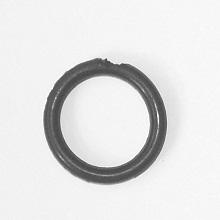
#> input picture Orings/Oring1.jpg, 220 x 220 px, given in place of Oring3.jpg, which was not available
$ python ORings.py 3
#> lines starting #> are read from the running program, lines starting #| are printed output that depends on the picture; after the words box and inside, x2 and y2 are one past the last pixel; in counts of white or black regions, pixels touching at a corner belong together; pictures that were not available may be replaced by others from this repository, and a replacement may not be noted
import cv2 as cv
import numpy as np
import time
import matplotlib.pyplot as plt
import sys
import math

#Parameters
num = int(sys.argv[1])
#Variable declarations
labelCounter = 0
colourArray = [40,80,120,160,200,240]
centerPoint = [0,0]
#For calculating average distance
outsideXValues = []
outsideYValues = []
insideXValues = []
insideYValues = []
#For labeling black values
blackCounter = 1
#For calculating if it is faulty
averageWidth = 0
averageOutsideRadius = 0
averageInsideRadius = 0

#Apply threshold and create monocolour image
def threshold(img,thresh):
    for i in range(0, img.shape[0]):
        for j in range(0, img.shape[1]):
            if img[i,j] > thresh:
                img[i,j] = 255
            else:
                img[i,j] = 0
    return img

#Draw histogram
def imhist(img):
    hist = np.zeros(256)
    for i in range(0, img.shape[0]):
        for j in range(0, img.shape[1]):
            hist[img[i,j]]+=1
    return hist

#Get threshold
def getThresh(hist):
    maxval = max(hist)
    maxIndex = np.where(hist == maxval)
    thresh = maxIndex[0] - 75
    return thresh

#Binary morpholgy
def binaryMorphology(img, type, iterations):
    copyImg = img.copy()
    for x in range(0, iterations):
        for i in range(0, img.shape[0]):
            for j in range(0, img.shape[1]):
                if img[i,j] == 255 and type == "dilate":
                    copyImg = dilate(i,j,copyImg)
                if img[i,j] == 0 and type == "expand":
                    copyImg = expand(i,j,copyImg)
    return copyImg

#Expand
def expand(i,j,img):
    xi,xj = i-1,j-1
    for x in range(xi, i+2):
        for q in range(xj, j+2):
            if(0 < x < img.shape[0] and 0 < q < img.shape[1]):
                img[x,q] = 0
    return img

#Dilate
def dilate(i,j,img):
    xi,xj = i-1,j-1
    for x in range(xi, i+2):
        for q in range(xj, j+2):
            if(0 < x < img.shape[0] and 0 < q < img.shape[1]):
                img[x,q] = 255
    return img

#Searches for white pixels
def labeling(img):
    global labelCounter
    for i in range(1, img.shape[0]):
        for j in range(1, img.shape[1]):
            if img[i,j] == 255:
               img = allConnected(i,j,img,255)
               labelCounter+=1
    return img

#Changes colour of pixel
def allConnected(i,j,img,color):
    global labelCounter
    img[i,j] = colourArray[labelCounter]
    for x in range(0, img.shape[0]):
        for y in range(0, img.shape[1]):
            if img[x,y] != 0 and checkNeighbours(x,y,img) == True:
                img[x,y] = colourArray[labelCounter]
    for x in range(img.shape[0] - 1, 0, -1):
        for y in range(img.shape[1] - 1, 0, -1):
            if img[x,y] == color and checkNeighbours(x,y,img) == True:
                img[x,y] = colourArray[labelCounter]
    for x in range(0, img.shape[0]):
        img[0,x] = colourArray[0]
    return img

#Checks all pixels around it
def checkNeighbours(i,j,img):
    xi,xj = i-1,j-1
    for x in range(xi, i+2):
        for q in range(xj, j+2):
            if(0 < x < img.shape[0] and 0 < q < img.shape[1]):
                if img[x,q] == colourArray[labelCounter]:
                    return True
    return False

#Check for connected black pixels
def connectedBlack(img):
    global blackCounter
    for x in range(0, img.shape[0]):
        for y in range(0, img.shape[1]):
            if img[x,y] == 0:
                getConnected(img, x, y)
                blackCounter += 1
    return img

#Label the black pixels
def getConnected(img, x, y):
    global blackCounter
    img[x,y] = blackCounter
    while checkForConnected(img):
        for i in range(0, img.shape[0]):
            for j in range(0, img.shape[1]):
                if img[i,j] == blackCounter:
                    colourNeighbours(img, i,j, blackCounter)
    return img

#Colour black pixels
def colourNeighbours(img, i, j, blackCounter):
    xi,xj = i-1,j-1
    for x in range(xi, i+2):
        for q in range(xj, j+2):
            if(0 < x < img.shape[0] and 0 < q < img.shape[1]):
                if img[x,q] == 0:
                    img[x,q] = blackCounter
    return img

#Check if black pixels are connected
def checkForConnected(img):
    for i in range(0, img.shape[0]):
        for j in range(0, img.shape[1]):
            if img[i,j] == blackCounter:
                xi,xj = i-1,j-1
                for x in range(xi, i+2):
                    for q in range(xj, j+2):
                        if(0 < x < img.shape[0] and 0 < q < img.shape[1]):
                            if img[x,q] == 0:
                                return True
    return False

#Remove the outlier
def removeOutliers(img):
    surroundColour = 0
    for i in range(0, img.shape[0]):
        for j in range(0, img.shape[1]):
            if img[i,j] == 2:
                if surroundColour == 0:
                    surroundColour = getSurrounding(img, i, j)
                    img[i,j] = surroundColour
                else:
                    img[i,j] = surroundColour
    return img

#Get the surrounding marker of the outlier
def getSurrounding(img, i, j):
    xi,xj = i-1,j-1
    for x in range(xi, i+2):
        for q in range(xj, j+2):
            if(0 < x < img.shape[0] and 0 < q < img.shape[1]):
                if img[x,q] != 2:
                    return img[x,q]

#Find center point
def findCenter(img):
    global centerPoint
    xTotal = 0
    yTotal = 0
    num = 0
    for x in range(1, img.shape[0]):
        for y in range(1, img.shape[1]):
            if img[x,y] == 1:
                xTotal += x
                yTotal += y
                num += 1
    centerPoint = [round(xTotal/num), round(yTotal/num)]
    img = drawCenter(round(xTotal/num),round(yTotal/num),img)
    return img

#Draw the center point
def drawCenter(i,j,img):
    xi,xj = i-1,j-1
    for x in range(xi, i+1):
        for j in range(xj, j+1):
            img[x,j] = 255
    return img

#Outline the inside and outside of the circle
def outlineBorders(img):
    global labelCounter
    for x in range(0, labelCounter):
        for i in range(0, img.shape[0]):
            for j in range(0, img.shape[1]):
                if img[i,j] == 1 and checkOutlineNeighbours(i,j,x,img):
                    img[i,j] = 255 - 1 - x
                    if img[i,j] == 254:
                        outsideXValues.append(i)
                        outsideYValues.append(j)
                    else:
                        insideXValues.append(i)
                        insideYValues.append(j)

#Chcek if pixels are actually on the border
def checkOutlineNeighbours(i,j,y,img):
    xi,xj = i-1,j-1
    for x in range(xi, i+2):
        for q in range(xj, j+2):
            if(0 < x < img.shape[0] and 0 < q < img.shape[1]):
                if(img[x][q] == colourArray[y]):
                    return True

#Get the average thickness of the ring
def getAverageThickness(outsideX, outsideY, insideX, insideY):
    global centerPoint
    global averageWidth
    global averageOutsideRadius
    global averageInsideRadius

    totalOutsideDist = 0
    totalInsideDist = 0
    for x in range(0, len(outsideX)):
        totalOutsideDist += getDistance(outsideX[x],outsideY[x],centerPoint[0],centerPoint[1])
    for x in range(0, len(insideX)):
        totalInsideDist += getDistance(insideX[x],insideY[x],centerPoint[0],centerPoint[1])

    averageOutsideRadius = totalOutsideDist/len(outsideX)
    averageInsideRadius = totalInsideDist/len(insideX)
    averageWidth = averageOutsideRadius - averageInsideRadius

#I got this function from a forum: https://community.esri.com/thread/158038
#Get distance between two points
def getDistance(x1,y1,x2,y2):
     distance = math.sqrt((x2 - x1)**2 + (y2 - y1)**2)
     return distance

#Checks if the band is broken
def isBroken(img):
    global labelCounter
    if(labelCounter == 1):
        return "Fail"
    elif(hasMissingChunk()):
        return "Fail"
    return "Pass"

#Checks if there is a chunk missing
def hasMissingChunk():
    global centerPoint
    global averageWidth
    global averageOutsideRadius
    global averageInsideRadius
    global outsideXValues
    global outsideYValues

    min = averageOutsideRadius - averageWidth/5.5

    for x in range(0, len(outsideXValues)):
        if not min <= getDistance(outsideXValues[x],outsideYValues[x],centerPoint[0],centerPoint[1]):
            return True
    return False

#Got this from a website. https://www.programiz.com/python-programming/methods/built-in/round
def addAnnotation(time, img):
    font = cv.FONT_HERSHEY_SIMPLEX
    bottomLeftCornerOfText = (10,20)
    fontScale = 0.5
    fontColor = (255,255,255)
    lineType = 2

    cv.putText(img,str(round(time, 5)) + " seconds",
    bottomLeftCornerOfText,
    font,
    fontScale,
    fontColor,
    lineType)

    return img

#Before time
before = time.time()

#Read in the image
img = cv.imread('Orings/Oring' + str(num) + '.jpg',0)
#> img is the input picture: shape (220, 220); min 55, max 255, mean 225.2

#Draw histogram and apply thresholding
hist = imhist(img)
#> hist = 256 values, max 6333 at index 243, min 0 at index 0, mean 189.1
threshold(img,getThresh(hist))
#> in getThresh, `maxval = max(hist)`: maxval = 6333
#> in getThresh, `maxIndex = np.where(hist == maxval)`: maxIndex = ([243],)
#> in getThresh, `thresh = maxIndex[0] - 75`: thresh = [168]
#> after the loop in threshold, `for i in range(0, img.shape[0]):`:
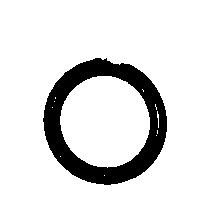
#> img: shape (220, 220); 88.3% white; 1 black region, box (x1, y1, x2, y2) and area: (43, 58, 167, 185) 5674

#Expansion and Dilation
img = binaryMorphology(img,"expand",2)
#> the loop in binaryMorphology, `for x in range(0, iterations):` made 2 passes
#> after the loop in binaryMorphology, `for x in range(0, iterations):`:
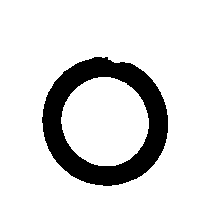
#> copyImg: shape (220, 220); 86.4% white; 1 black region, box (x1, y1, x2, y2) and area: (42, 57, 168, 186) 6587
img = binaryMorphology(img,"dilate",2)
#> call 2 of binaryMorphology, with type = 'dilate', iterations = 2
#> after the loop in binaryMorphology (call 2), `for x in range(0, iterations):`:
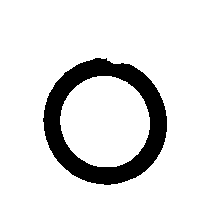
#> copyImg: shape (220, 220); 88.2% white; 1 black region, box (x1, y1, x2, y2) and area: (43, 58, 167, 185) 5719

#Get connected components
labeling(img)
#> after the loop in labeling, `for i in range(1, img.shape[0]):`:
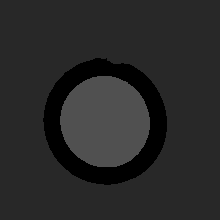
#> img: shape (220, 220); min 0, max 80, mean 40.6

if not labelCounter == 1:
    #Label black components
    connectedBlack(img)
#> after the loop in connectedBlack, `for x in range(0, img.shape[0]):`: img: shape (220, 220); 11.82% of pixels changed, all inside (x1, y1, x2, y2) = (43, 58, 167, 185)
    removeOutliers(img)

    #Get center and draw outlines
    findCenter(img)
#> after the loop in drawCenter, `for x in range(xi, i+1):`: img: shape (220, 220); min 1, max 255, mean 40.7
    outlineBorders(img)
#> after the loop in outlineBorders, `for x in range(0, labelCounter):`:
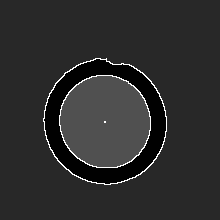
#> img: shape (220, 220); min 1, max 255, mean 45.2

    getAverageThickness(outsideXValues, outsideYValues, insideXValues, insideYValues)
    #Stats
    #print("Average outside radius: " + str(averageOutsideRadius))
    #print("Average inside radius: " + str(averageInsideRadius))
    #print("Average width: " + str(averageWidth))

after = time.time()

addAnnotation(after-before, img)
#> in addAnnotation, `cv.putText(img,str(round(time, 5)) + " seconds", bottomLeftCornerOfTex..`:
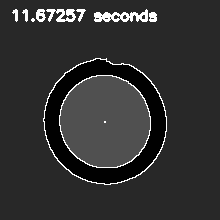
#> img: shape (220, 220); 1.9% of pixels changed, all inside (x1, y1, x2, y2) = (12, 9, 157, 22)

#Show resulting image
cv.imshow(isBroken(img),img)

cv.waitKey(0)
cv.destroyAllWindows()

$ run again, on Orings/Oring13.jpg
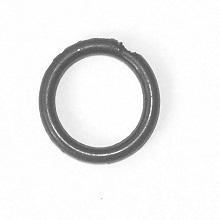
#> input picture Orings/Oring13.jpg, 220 x 220 px, given in place of Oring3.jpg, which was not available
#> img is the input picture: shape (220, 220); min 63, max 255, mean 235.7
#> `hist = imhist(img)`: hist = 256 values, max 17894 at index 254, min 0 at index 0, mean 189.1
#> maxval = 17894
#> maxIndex = ([254],)
#> thresh = [179]
#> after the loop in threshold, `for i in range(0, img.shape[0]):`:
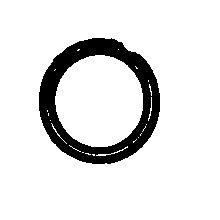
#> img: shape (220, 220); 88.7% white; 1 black region, box (x1, y1, x2, y2) and area: (39, 38, 160, 164) 5458
#> the loop in binaryMorphology, `for x in range(0, iterations):` made 2 passes
#> in addAnnotation, `cv.putText(img,str(round(time, 5)) + " seconds", bottomLeftCornerOfTex..`:
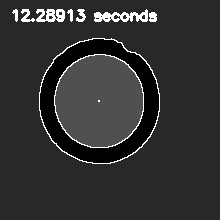
#> img: shape (220, 220); min 1, max 255, mean 49.5

$ run again, on Orings/Oring14.jpg
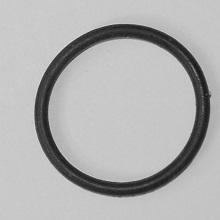
#> input picture Orings/Oring14.jpg, 220 x 220 px, given in place of Oring3.jpg, which was not available
#> img is the input picture: shape (220, 220); min 13, max 234, mean 176.1
#> `hist = imhist(img)`: hist = 256 values, max 7423 at index 200, min 0 at index 0, mean 189.1
#> maxval = 7423
#> maxIndex = ([200],)
#> thresh = [125]
#> after the loop in threshold, `for i in range(0, img.shape[0]):`:
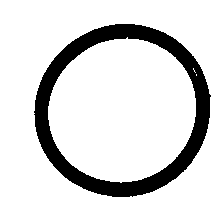
#> img: shape (220, 220); 85.2% white; 1 black region, box (x1, y1, x2, y2) and area: (34, 24, 211, 197) 7156
#> the loop in binaryMorphology, `for x in range(0, iterations):` made 2 passes
#> in addAnnotation, `cv.putText(img,str(round(time, 5)) + " seconds", bottomLeftCornerOfTex..`:
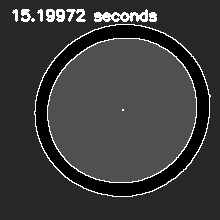
#> img: shape (220, 220); min 1, max 255, mean 59

$ run again, on Orings/Oring15.jpg
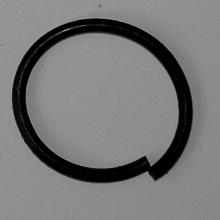
#> input picture Orings/Oring15.jpg, 220 x 220 px, given in place of Oring3.jpg, which was not available
#> img is the input picture: shape (220, 220); min 0, max 174, mean 120.1
#> `hist = imhist(img)`: hist = 256 values, max 4518 at index 143, min 0 at index 165, mean 189.1
#> maxval = 4518
#> maxIndex = ([143],)
#> thresh = [68]
#> after the loop in threshold, `for i in range(0, img.shape[0]):`:
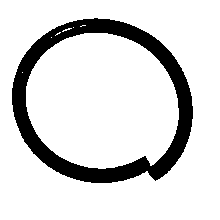
#> img: shape (220, 220); 85.2% white; 1 black region, box (x1, y1, x2, y2) and area: (12, 18, 193, 183) 7176
#> the loop in binaryMorphology, `for x in range(0, iterations):` made 2 passes
#> in addAnnotation, `cv.putText(img,str(round(time, 5)) + " seconds", bottomLeftCornerOfTex..`:
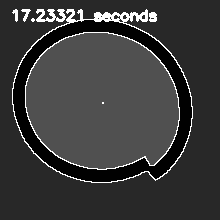
#> img: shape (220, 220); min 1, max 255, mean 58.6
